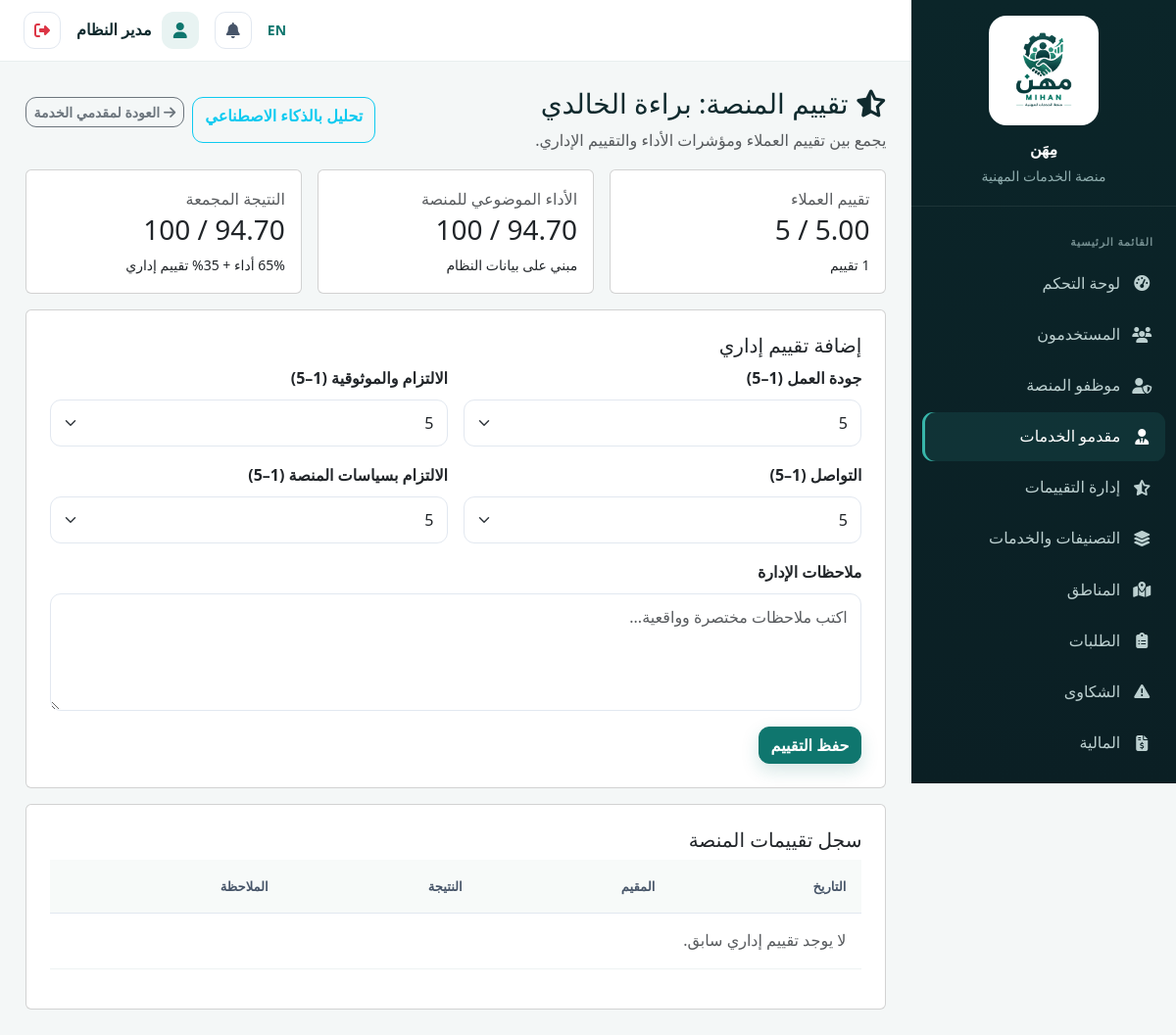
Screenshot of /admin/providers/1/evaluation (signed in) with the database file from the repository.
### tables this page shows
CREATE TABLE `system_settings` (
  `id` int(11) NOT NULL,
  `key` varchar(100) NOT NULL,
  `value` text DEFAULT NULL,
  `updated_at` datetime DEFAULT current_timestamp() ON UPDATE current_timestamp()
);

CREATE TABLE `users` (
  `id` int(11) NOT NULL,
  `name` varchar(150) NOT NULL,
  `email` varchar(150) NOT NULL,
  `phone` varchar(20) DEFAULT NULL,
  `password_hash` varchar(255) NOT NULL,
  `role` enum('customer','provider','employee','admin') NOT NULL DEFAULT 'customer',
  `profile_photo` varchar(255) DEFAULT NULL,
  `is_active` tinyint(1) NOT NULL DEFAULT 1,
  `is_verified_email` tinyint(1) NOT NULL DEFAULT 0,
  `created_at` datetime DEFAULT current_timestamp(),
  `updated_at` datetime DEFAULT current_timestamp() ON UPDATE current_timestamp()
);

CREATE TABLE `provider_profiles` (
  `id` int(11) NOT NULL,
  `user_id` int(11) NOT NULL,
  `category_id` int(11) DEFAULT NULL,
  `profession` varchar(150) DEFAULT NULL,
  `specialization` varchar(150) DEFAULT NULL,
  `bio` text DEFAULT NULL,
  `experience_years` int(11) DEFAULT 0,
  `is_verified` tinyint(1) NOT NULL DEFAULT 0,
  `is_available` tinyint(1) NOT NULL DEFAULT 1,
  `avg_rating` decimal(3,2) NOT NULL DEFAULT 0.00,
  `rating_count` int(11) NOT NULL DEFAULT 0,
  `completed_jobs` int(11) NOT NULL DEFAULT 0,
  `response_rate` decimal(5,2) NOT NULL DEFAULT 100.00,
  `created_at` datetime DEFAULT current_timestamp()
);

### app/views/admin/provider_evaluation.php (the view, shortened to what the rows shown need)
<div class="d-flex justify-content-between align-items-center mb-3"><div><h3><i class="fa-solid fa-star-half-stroke"></i> تقييم المنصة: <?= e($provider['name']) ?></h3><p class="text-muted mb-0">يجمع بين تقييم العملاء ومؤشرات الأداء والتقييم الإداري.</p></div><div class="d-flex gap-2"><a class="btn btn-outline-info" href="<?= url('/admin/ai/provider/'.$provider['id']) ?>">تحليل بالذكاء الاصطناعي</a><?php renderBackButton('/admin/providers', 'العودة لمقدمي الخدمة'); ?></div></div>
<div class="row g-3 mb-3"><div class="col-md-4"><div class="card p-3"><div class="text-muted">تقييم العملاء</div><h3><?= number_format((float)$customerStats['customer_avg'],2) ?> / 5</h3><small><?= (int)$customerStats['review_count'] ?> تقييم</small></div></div><div class="col-md-4"><div class="card p-3"><div class="text-muted">الأداء الموضوعي للمنصة</div><h3><?= number_format($objective,2) ?> / 100</h3><small>مبني على بيانات النظام</small></div></div><div class="col-md-4"><div class="card p-3"><div class="text-muted">النتيجة المجمعة</div><h3><?= number_format($combined,2) ?> / 100</h3><small>65% أداء + 35% تقييم إداري</small></div></div></div>
<div class="card p-4 mb-3"><h5>إضافة تقييم إداري</h5><form method="POST"><?= csrf_field() ?><div class="row g-3"><?php foreach(['quality_score'=>'جودة العمل','reliability_score'=>'الالتزام والموثوقية','communication_score'=>'التواصل','compliance_score'=>'الالتزام بسياسات المنصة'] as $k=>$label): ?><div class="col-md-6"><label class="form-label"><?= $label ?> (1–5)</label><select name="<?= $k ?>" class="form-select" required><?php for($i=1;$i<=5;$i++): ?><option value="<?= $i ?>" <?= (($latest[$k]??5)==$i)?'selected':'' ?>><?= $i ?></option><?php endfor; ?></select></div><?php endforeach; ?></div><div class="mt-3"><label class="form-label">ملاحظات الإدارة</label><textarea name="comment" class="form-control" rows="4" placeholder="اكتب ملاحظات مختصرة وواقعية..."></textarea></div><button class="btn btn-primary mt-3">حفظ التقييم</button></form></div>
<div class="card p-4"><h5>سجل تقييمات المنصة</h5><div class="table-responsive"><table class="table"><thead><tr><th>التاريخ</th><th>المقيم</th><th>النتيجة</th><th>الملاحظة</th></tr></thead><tbody><?php  if(!$history): ?><tr><td colspan="4" class="text-muted">لا يوجد تقييم إداري سابق.</td></tr><?php endif; ?></tbody></table></div></div>

### app/core/Router.php (shortened to what the rows shown need)
<?php
class Router
{
    private array $routes = [];
    private function add(string $method, string $path, string $handler): void
    {
        $this->routes[] = compact('method', 'path', 'handler');
    }
    public function dispatch(string $method, string $uri): void
    {
        $uri = strtok($uri, '?');
        $base = BASE_PATH;
        if ($base !== '' && strpos($uri, $base) === 0) {
            $uri = substr($uri, strlen($base));
        }
        $uri = rtrim($uri, '/');
        foreach ($this->routes as $route) {
            if ($route['method'] !== $method) continue;
            $pattern = preg_replace('#\{[a-zA-Z_]+\}#', '([^/]+)', $route['path']);
            $pattern = '#^' . $pattern . '$#u';
            if (preg_match($pattern, $uri, $matches)) {
                array_shift($matches);
                [$controllerName, $methodName] = explode('@', $route['handler']);
                $controller = new $controllerName();
                call_user_func_array([$controller, $methodName], $matches);
                return;
            }
        }
    }
}

### app/views/partials/sidebar.php (shortened to what the rows shown need)
<?php
$role=Auth::role(); $current=parse_url($_SERVER['REQUEST_URI']??'',PHP_URL_PATH) ?: '/';
$links=[];
if($role==='customer') $links=[['fa-gauge-high',__('dashboard'),'/customer/dashboard'],['fa-list-check',__('my_requests'),'/customer/requests'],['fa-file-invoice-dollar','المالية والفواتير','/customer/finance'],['fa-plus-circle',__('new_request'),'/customer/requests/create'],['fa-comment-dots',__('smart_assistant'),'/customer/ai/assistant'],['fa-user-gear',__('search'),'/providers'],['fa-triangle-exclamation',__('complaints'),'/customer/complaints'],['fa-user',__('profile'),'/customer/profile']];
elseif($role==='provider') $links=[['fa-gauge-high',__('dashboard'),'/provider/dashboard'],['fa-inbox',__('incoming_requests'),'/provider/requests'],['fa-wallet','المالية والمدفوعات','/provider/finance'],['fa-star',__('reviews'),'/provider/reviews'],['fa-id-card',__('professional_profile'),'/provider/profile']];
elseif($role==='admin') $links=[['fa-gauge-high',__('dashboard'),'/admin/dashboard'],['fa-users',__('users'),'/admin/users'],['fa-user-shield','موظفو المنصة','/admin/employees'],['fa-user-tie',__('providers'),'/admin/providers'],['fa-star-half-stroke',__('review_management'),'/admin/reviews'],['fa-layer-group',__('categories_services'),'/admin/categories'],['fa-map-location-dot',__('locations'),'/admin/locations'],['fa-clipboard-list',__('requests'),'/admin/requests'],['fa-triangle-exclamation',__('complaints'),'/admin/complaints'],['fa-file-invoice-dollar',__('finance'),'/admin/finance'],['fa-chart-line',__('reports_analytics'),'/admin/reports'],['fa-bell',__('notifications'),'/admin/notifications'],['fa-brain',__('ai'),'/admin/ai'],['fa-gear',__('settings'),'/admin/settings']];
?>
<aside class="dash-sidebar">
 <div class="sidebar-brand"><a href="<?= url('/') ?>" class="sidebar-brand-link"><img class="sidebar-logo" src="<?= asset('images/logo-mihan-original.png') ?>" alt="<?= e(__('app_name')) ?>"><span class="sidebar-brand-text"><?= e(setting('site_name', __('app_name'))) ?><small><?= __('professional_services_platform') ?></small></span></a></div>
 <ul class="sidebar-nav"><li class="sidebar-section"><?= __('main_menu') ?></li>
 <?php foreach($links as $link): $active=str_starts_with($current,rtrim(BASE_PATH.$link[2],'/')); ?><li><a class="<?= $active?'active':'' ?>" href="<?= url($link[2]) ?>"><i class="fa-solid <?= $link[0] ?>"></i><span><?= e($link[1]) ?></span></a></li><?php endforeach; ?>
 </ul>
</aside>

### app/views/partials/topbar.php (shortened to what the rows shown need)
<?php require_once __DIR__.'/../../models/Notification.php'; $notifModel=new Notification(); $unread=Auth::check()?$notifModel->unreadCount(Auth::id()):0; ?>
<header class="dash-topbar">
 <div class="ms-auto d-flex align-items-center gap-2 gap-md-3">
  <a href="<?= e(langUrl(currentLang()==='ar'?'en':'ar')) ?>" class="text-decoration-none small fw-semibold"><?= currentLang()==='ar'?'EN':'AR' ?></a>
  <a href="<?= url(Auth::role().'/notifications') ?>" class="icon-btn position-relative"><i class="fa-solid fa-bell"></i><?php if($unread>0): ?><span class="badge rounded-pill bg-danger notif-badge"><?= $unread ?></span><?php endif; ?></a>
  <div class="dash-user"><span class="dash-user-avatar"><i class="fa-solid fa-user"></i></span><span class="dash-user-name fw-semibold"><?= e(Auth::name()) ?></span></div>
  <form method="POST" action="<?= url('/logout') ?>" class="d-inline"><?= csrf_field() ?><button type="submit" class="icon-btn text-danger" title="<?= e(__('logout')) ?>"><i class="fa-solid fa-right-from-bracket"></i></button></form>
 </div>
</header>

### rows the page displays
system_settings: value "مِهَن"
users: name "مدير النظام"
provider_profiles: user.name "براءة الخالدي"

### other values shown
$link[1] "لوحة التحكم"
$link[1] "المستخدمون"
$link[1] "موظفو المنصة"
$link[1] "مقدمو الخدمات"
$link[1] "إدارة التقييمات"
$link[1] "التصنيفات والخدمات"
$link[1] "المناطق"
$link[1] "الطلبات"
$link[1] "الشكاوى"
$link[1] "المالية"
$customerStats['customer_avg'] "5.00"
$customerStats['review_count'] "1"
$label "جودة العمل"
$label "الالتزام والموثوقية"
$label "التواصل"
